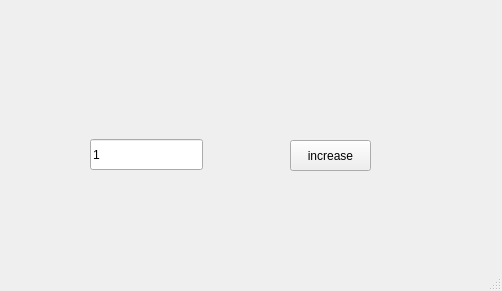
<?xml version="1.0" encoding="UTF-8"?>
<ui version="4.0">
 <class>MainWindow</class>
 <widget class="QMainWindow" name="MainWindow">
  <property name="geometry">
   <rect>
    <x>0</x>
    <y>0</y>
    <width>502</width>
    <height>291</height>
   </rect>
  </property>
  <property name="windowTitle">
   <string>MainWindow</string>
  </property>
  <widget class="QWidget" name="centralwidget">
   <widget class="QLineEdit" name="le">
    <property name="geometry">
     <rect>
      <x>90</x>
      <y>139</y>
      <width>113</width>
      <height>31</height>
     </rect>
    </property>
    <property name="text">
     <string>1</string>
    </property>
   </widget>
   <widget class="QPushButton" name="pb">
    <property name="geometry">
     <rect>
      <x>290</x>
      <y>140</y>
      <width>81</width>
      <height>31</height>
     </rect>
    </property>
    <property name="text">
     <string>increase</string>
    </property>
   </widget>
  </widget>
  <widget class="QMenuBar" name="menubar">
   <property name="geometry">
    <rect>
     <x>0</x>
     <y>0</y>
     <width>502</width>
     <height>21</height>
    </rect>
   </property>
  </widget>
  <widget class="QStatusBar" name="statusbar"/>
 </widget>
 <resources/>
 <connections/>
</ui>
